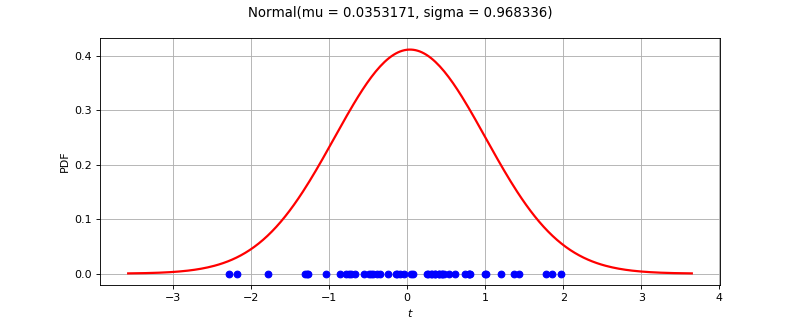

The Python source for this figure:
import openturns as ot
from matplotlib import pyplot as plt
from openturns.viewer import View
ot.RandomGenerator.SetSeed(0)
factory = ot.NormalFactory()
ref = factory.build()
dimension = ref.getDimension()
if dimension <= 2:
    sample = ref.getSample(50)
    distribution = factory.build(sample)
    if dimension == 1:
        distribution.setDescription(['$t$'])
        pdf_graph = distribution.drawPDF(256)
        cloud = ot.Cloud(sample, ot.NumericalSample(sample.getSize(), 1))
        cloud.setColor('blue')
        cloud.setPointStyle('fcircle')
        pdf_graph.add(cloud)
        fig = plt.figure(figsize=(10, 4))
        plt.suptitle(str(distribution))
        pdf_axis = fig.add_subplot(111)
        View(pdf_graph, figure=fig, axes=[pdf_axis], add_legend=False)
    else:
        sample = ref.getSample(500)
        distribution.setDescription(['$t_0$', '$t_1$'])
        pdf_graph = distribution.drawPDF([256]*2)
        cloud = ot.Cloud(sample)
        cloud.setColor('red')
        cloud.setPointStyle('fcircle')
        pdf_graph.add(cloud)
        fig = plt.figure(figsize=(10, 4))
        plt.suptitle(str(distribution))
        pdf_axis = fig.add_subplot(111)
        View(pdf_graph, figure=fig, axes=[pdf_axis], add_legend=False)
